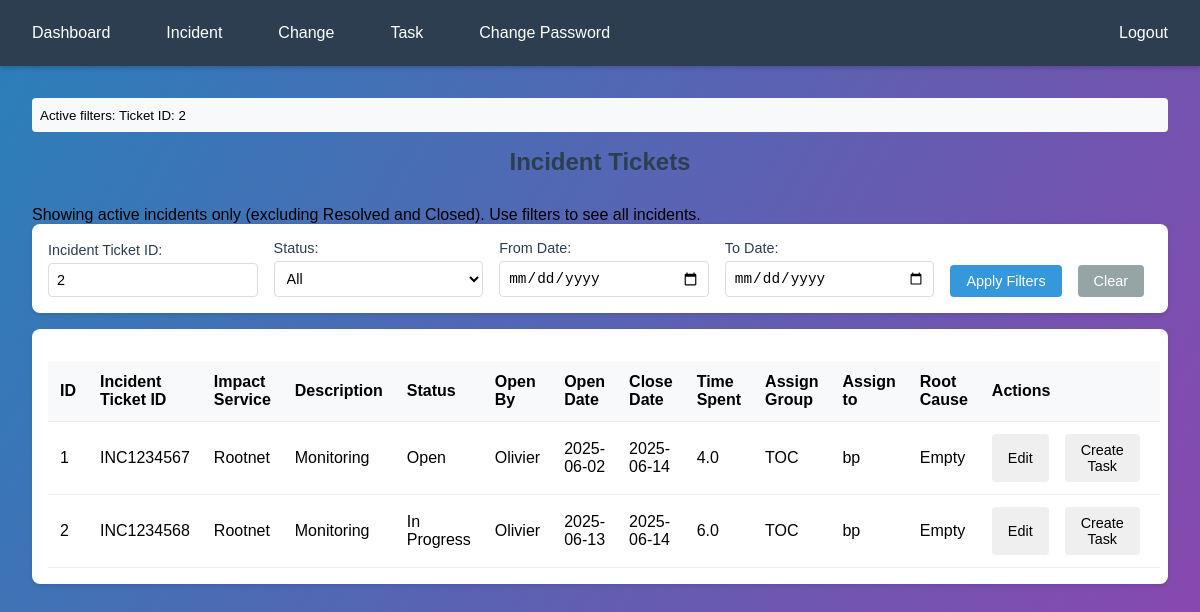
/incidents?ticket_id=2 (signed in), run on the app's committed database.
### tables this page shows
CREATE TABLE Incident_Ticket (ID INTEGER PRIMARY KEY AUTOINCREMENT NOT NULL, Incident_Ticket_ID TEXT NOT NULL, Impact_Service TEXT NOT NULL, Description TEXT NOT NULL, Status TEXT NOT NULL, Open_By TEXT NOT NULL, Open_Date DATE DEFAULT CURRENT_TIMESTAMP NOT NULL, Close_Date DATE, Time_Spent REAL, Assign_Group TEXT NOT NULL, Assign_to TEXT NOT NULL, Root_Cause TEXT NOT NULL);

### routes/incident_routes.py (the view)
    @app.route('/incidents')
    def incidents():
        if 'username' not in session:
            return redirect(url_for('login'))
        filters = {}
        if request.args.get('ticket_id'):
            filters['ticket_id'] = request.args.get('ticket_id')
        if request.args.get('status'):
            filters['status'] = request.args.get('status')
        if request.args.get('date_from'):
            filters['date_from'] = request.args.get('date_from')
        if request.args.get('date_to'):
            filters['date_to'] = request.args.get('date_to')
        try:
            db = DBConnecter(DATABASE_URL)
            show_all = bool(filters.get('status'))  # Show all if status filter is applied
            incidents = get_incident_details(db, session['full_name'], filters if filters else None, show_all)
            db.close()
            return render_template('incident.html', incidents=incidents)
        except Exception as e:
            flash(f'Error retrieving incidents: {str(e)}', 'error')
            return render_template('incident.html', incidents=[])

### dbconnecter.py (called while the page is built)
    def close(self):
        self.connection.close()

    def execute_query(self, query, params=None):
        if params is None:
            params = ()
        self.cursor.execute(query, params)
        is_select = query.strip().upper().startswith('SELECT')
        if is_select:
            return self.cursor.fetchall()
        else:
            self.connection.commit()
            return None

### templates/incident.html (shortened to what this page needs)
{% extends "base.html" %}
{% block content %}
<div class="content-container">
    {% if request.args %}
    <div class="debug-info" style="margin-bottom: 1rem; padding: 0.5rem; background: #f8f9fa; border-radius: 4px;">
        <small>Active filters:
            {% if request.args.get('ticket_id') %}Ticket ID: {{ request.args.get('ticket_id') }}{% endif %}
        </small>
    </div>
    {% endif %}
    <h2>Incident Tickets</h2>
    {% if not request.args.get('status') %}
    <div class="info-message">
        Showing active incidents only (excluding Resolved and Closed). Use filters to see all incidents.
    </div>
    {% endif %}
    <div class="filters-row">
        <form id="filterForm" method="GET" action="{{ url_for('incidents') }}" class="filters-form">
            <div class="filter-item">
                <label for="filter_ticket_id">Incident Ticket ID:</label>
                <input type="text" id="filter_ticket_id" name="ticket_id" value="{{ request.args.get('ticket_id', '') }}" placeholder="Search ticket ID...">
            </div>
            <div class="filter-item">
                <label for="filter_status">Status:</label>
                <select id="filter_status" name="status">
                    <option value="All" {% if request.args.get('status') == 'All' %}selected{% endif %}>All</option>
                </select>
            </div>
            <div class="filter-item">
                <label for="filter_date_from">From Date:</label>
                <input type="date" id="filter_date_from" name="date_from" value="{{ request.args.get('date_from', '') }}">
            </div>
            <div class="filter-item">
                <label for="filter_date_to">To Date:</label>
                <input type="date" id="filter_date_to" name="date_to" value="{{ request.args.get('date_to', '') }}">
            </div>
            <div class="filter-buttons">
                <button type="submit" class="apply-filter-btn">Apply Filters</button>
                <button type="button" class="clear-filter-btn" onclick="clearFilters()">Clear</button>
            </div>
        </form>
    </div>
    <div class="table-container">
        <table class="data-table">
            <thead>
                <tr>
                    <th>ID</th>
                    <th>Incident Ticket ID</th>
                    <th>Impact Service</th>
                    <th>Description</th>
                    <th>Status</th>
                    <th>Open By</th>
                    <th>Open Date</th>
                    <th>Close Date</th>
                    <th>Time Spent</th>
                    <th>Assign Group </th>
                    <th>Assign to</th>
                    <th>Root Cause</th>
                    <th>Actions</th>
                </tr>
            </thead>
            <tbody>
                {% for incident in incidents %}
                <tr>
                    <td>{{ incident[0] }}</td>
                    <td>{{ incident[1] }}</td>
                    <td>{{ incident[2] }}</td>
                    <td>{{ incident[3] }}</td>
                    <td>{{ incident[4] }}</td>
                    <td>{{ incident[5] }}</td>
                    <td>{{ incident[6] }}</td>
                    <td>{{ incident[7] }}</td>
                    <td>{{ incident[8] }}</td>
                    <td>{{ incident[9] }}</td>
                    <td>{{ incident[10] }}</td>
                    <td>{{ incident[11] }}</td>
                    <td>
                        <div class="update-button">
                             <button onclick="editIncident('{{ incident[0] }}')" class="edit-btn">Edit</button>
                             <button onclick="createTask('{{ incident[1] }}')" class="create-task-btn">Create Task</button>
                        </div>
                    </td>
                </tr>
                {% endfor %}
            </tbody>
        </table>
    </div>
</div>
{% endblock %}

### static/style.css (style rules this page uses)
body { margin: 0; padding: 0; font-family: Arial, sans-serif; background: linear-gradient(120deg, #2980b9, #8e44ad); min-height: 100vh; }
h2 { margin: 0 0 30px; text-align: center; color: #2c3e50; font-size: 24px; font-weight: 600; }
label { display: block; margin-bottom: 8px; color: #2c3e50; font-weight: 500; }
input { width: 100%; padding: 12px; border: 2px solid #ddd; border-radius: 8px; font-size: 16px; box-sizing: border-box; transition: all 0.3s ease; }
.content-container { padding: 2rem; margin: 0 auto; max-width: 2500px; }
.table-container { background: white; border-radius: 8px; padding: 1rem; box-shadow: 0 2px 4px rgba(0,0,0,0.1); overflow-x: auto; }
.data-table { width: 100%; border-collapse: collapse; margin-top: 1rem; }
.data-table th, .data-table td { padding: 12px; text-align: left; border-bottom: 1px solid #eee; }
.data-table th { background-color: #f8f9fa; font-weight: 600; }
select { width: 100%; padding: 8px; border: 1px solid #ddd; border-radius: 4px; background-color: white; }
.filters-row { background: white; padding: 1rem; border-radius: 8px; margin-bottom: 1rem; box-shadow: 0 2px 4px rgba(0,0,0,0.1); }
.filters-form { display: flex; align-items: flex-end; gap: 1rem; }
.filter-item { flex: 1; }
.filter-item label { display: block; margin-bottom: 0.3rem; font-size: 0.9rem; color: #2c3e50; }
.filter-item input, .filter-item select { width: 100%; padding: 0.5rem; border: 1px solid #ddd; border-radius: 4px; font-size: 0.9rem; }
.update-button, .edit-button, .filter-buttons { display: flex; gap: 0.5rem; }
.create-task-btn, .edit-btn, .apply-filter-btn, .clear-filter-btn, .delete-btn { padding: 0.5rem 1rem; border: none; border-radius: 4px; cursor: pointer; font-size: 0.9rem; transition: background-color 0.3s; margin-right: 0.5rem; }
.apply-filter-btn { background-color: #3498db; color: white; }
.clear-filter-btn { background-color: #95a5a6; color: white; }

### data on the page
Incident_Ticket: ID "1", Incident_Ticket_ID "INC1234567", Impact_Service "Rootnet", Description "Monitoring", Status "Open", Open_By "Olivier", Open_Date "2025-06-02", Close_Date "2025-06-14", Time_Spent "4.0", Assign_Group "TOC", Assign_to "bp", Root_Cause "Empty"
Incident_Ticket: ID "2", Incident_Ticket_ID "INC1234568", Impact_Service "Rootnet", Description "Monitoring", Status "In Progress", Open_By "Olivier", Open_Date "2025-06-13", Close_Date "2025-06-14", Time_Spent "6.0", Assign_Group "TOC", Assign_to "bp", Root_Cause "Empty"

### other printed values
{{ request.args.get('ticket_id') }} "2"
